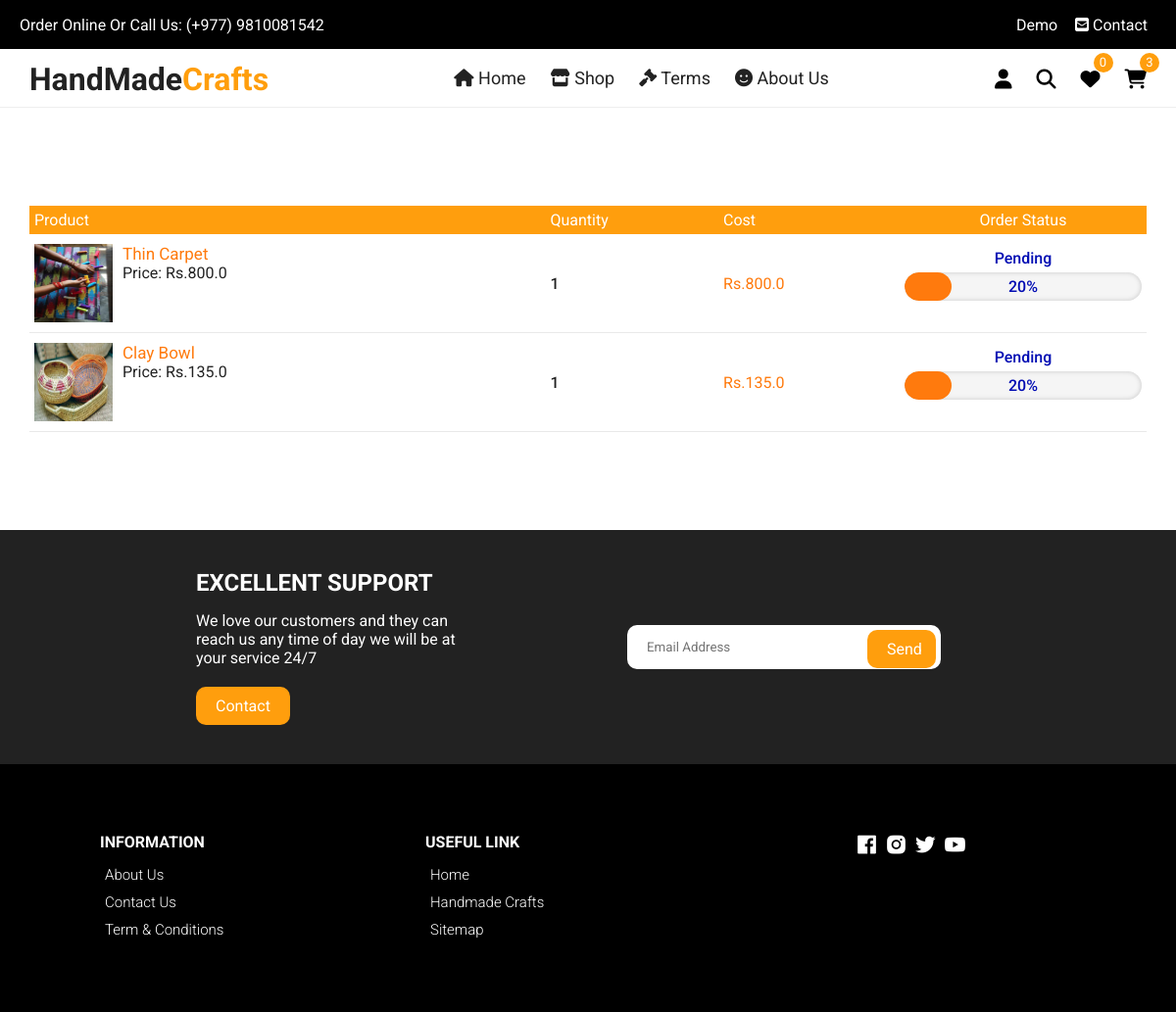
Screenshot of /orders/ (signed in) with the database file from the repository.
### home/models.py (models this page shows, shortened)
class OrderPlaced(models.Model):
    id = models.AutoField(primary_key=True)
    user = models.ForeignKey(User, on_delete=models.CASCADE)
    product = models.ForeignKey(Product, on_delete=models.CASCADE)
    customer = models.ForeignKey(Customer, on_delete=models.CASCADE)
    quantity = models.PositiveIntegerField(default=1)
    total_price = models.PositiveBigIntegerField(default=0)
    ordered_date = models.DateTimeField(auto_now_add=True)
    order_status = models.CharField(max_length=20, choices=STATUS_CHOICES, default='pending')

class Product(models.Model):
    id = models.AutoField(primary_key=True)
    name = models.CharField(max_length=200)
    desc = models.TextField()
    category = models.ForeignKey(Category, on_delete=models.CASCADE)
    weight = models.CharField(max_length=100)
    marked_price = models.FloatField()
    selling_price = models.FloatField()
    available_quantity = models.PositiveIntegerField(default=0)
    photo = models.ImageField(upload_to='products/')
    return_policy = models.CharField(max_length=255)
    slug = models.SlugField()
    tags = models.CharField(max_length=300, default='')
    modified_date = models.DateField(auto_now=True)
    users_wishlist = models.ManyToManyField(User, blank=True, related_name='user_wishlist')

### home/views.py (the view)
# urls.py: path('orders/', orders, name='orders'),
def orders(request):
    if request.user.is_authenticated:
        user = request.user
        orders = OrderPlaced.objects.filter(user=user).order_by('-id')
        products = Product.objects.filter(users_wishlist=user)
        wishlistcount = products.count()
        cartprod = MyCart.objects.filter(user=user)
        cartprodcount = cartprod.count()
    else:
        orders = ''
        wishlistcount = ''
        cartprodcount = ''
    context = {
        'orders':orders,
        'wishlistcount': wishlistcount,
        'cartprodcount': cartprodcount,
    }
    return render(request, 'home/orders.html', context)

### templates/home/orders.html (shortened to what this page needs)
{% extends 'base.html' %}
{% load static %}
{% block maincontent %}
<div class="container cart" style="padding: 0;">
    <table>
      <tr id='carttablerow'>
        <th>Product</th>
        <th>Quantity</th>
        <th>Cost</th>
        <th style="text-align: center;">Order Status</th>
      </tr>
      {% if orders %}
      {% for o in orders %}
      <tr style="border-bottom: 1px solid rgb(233, 233, 233);">
        <td>
          <div class="cart-info">
            <img src="{{o.product.photo.url}}" alt="" />
            <div>
              <span><a href="{% url 'productdetail' o.product.id %}" style="color: #ff7a0d;font-size: 17px;">{{o.product.name}}</a></span> <br />
              <span>Price: Rs.{{o.product.selling_price}}</span>
            </div>
          </div>
        </td>
        <td>
          <p style="font-weight: 500;">{{o.quantity}}</p>
        </td>
        <td><p style="color: #ff7a0d;">Rs.{{o.total_price}}.0</p></td>
        <td class="order-status">
          {% if o.order_status == 'pending' %}
          <p><span class="span-status">Pending</span></p>
          <p><span class="span-percentage pending"><span class="percent">20%</span></span></p>
          {% elif o.order_status == 'received' %}
          <p><span class="span-status">Received</span></p>
          <p><span class="span-percentage received"><span class="percent">40%</span></span></p>
          {% elif o.order_status == 'packed' %}
          <p><span class="span-status">Packed</span></p>
          <p><span class="span-percentage packed"><span class="percent">60%</span></span></p>
          {% elif o.order_status == 'on_the_way' %}
          <p><span class="span-status">On The Way</span></p>
          <p><span class="span-percentage ontheway"><span class="percent">80%</span></span></p>
          {% elif o.order_status == 'delivered' %}
          <p><span class="span-status">Delivered</span></p>
          <p><span class="span-percentage delivered"><span class="percent">100%</span></span></p>
          {% endif %}
        </td>
      </tr>
      {% endfor %}
      {% else %}
      <h3>No orders are placed yet🥺</h3>
      {% if user.is_anonymous %}
        <h3><a style="color: #ff7a0d;" href="{% url 'login' %}">Login</a> or <a style="color: #ff7a0d;" href="{% url 'signup' %}">Signup</a> to place orders😃</h3>
        {% endif %}
      {% endif %}
    </table>
  </div>
{% endblock maincontent %}

### templates/base.html (shortened to what this page needs)
{% load static %}
{% load cache %}
<!DOCTYPE html>
<html lang="en">
  <head>
    <link rel="stylesheet" href="https://cdnjs.cloudflare.com/ajax/libs/Glide.js/3.4.1/css/glide.core.css">
    <link rel="stylesheet" href="https://cdnjs.cloudflare.com/ajax/libs/Glide.js/3.4.1/css/glide.theme.css">
    <link rel="stylesheet" href="{% static 'css/owl.carousel.min.css' %}">
    <link
    href="https://unpkg.com/boxicons@2.0.7/css/boxicons.min.css"
    rel="stylesheet"
    />
      <link rel="stylesheet" href="{% static 'css/styles.css' %}" />
  </head>
  <body>
      <div class="top-nav" style="background-color: black;">
        <div class="d-flex" style="margin: 0 2rem">
          <p>Order Online Or Call Us: (+977) 9810081542</p>
          <ul class="d-flex">
            {% if user.is_anonymous %}
            <li style="padding: 0 4px;"><a href="{% url 'login' %}"><i class="fas fa-sign-in-alt"></i> Login</a></li>
            <li style="padding: 0 4px;"><a href="{% url 'signup' %}"><i class="fas fa-sign-out-alt" style="transform: rotate(-90deg);"></i> Signup</a></li>
            {% else %}
            <li style="padding: 0 4px;"><a href="{% url 'profile' user.id %}">{% if user.first_name%}{{user.first_name}}{% else %}{{user.username}}{% endif %}</a></li>
            {% endif %}
            <li style="padding: 0 4px;"><a href="{% url 'contact' %}"><i class="fas fa-envelope-square"></i> Contact</a></li>
          </ul>
        </div>
      </div>
      <div class="navigation">
        <div class="nav-center d-flex">
        <a href="/" class="logo"><h1>HandMade<span style="color: #ff9e0d;">Crafts</span></h1></a>
          <ul class="nav-list d-flex" style="overflow-y: auto;">
            <li class="nav-item">
              <a href="{% url 'home' %}" class="nav-link"><i class="fas fa-home"></i> Home</a>
            </li>
            <li class="nav-item">
              <a href="{% url 'products' %}" class="nav-link"><i class="fas fa-store"></i> Shop </a>
            </li>
            <li class="nav-item">
            <a href="{% url 'terms' %}" class="nav-link"><i class="fas fa-gavel"></i> Terms</a>
            </li>
            <li class="nav-item">
              <a href="{% url 'about' %}" class="nav-link"><i class="fas fa-smile"></i> About Us</a>
            </li>
          </ul>
          <div class="icons d-flex" style="margin-right: 20px;">
            {% if user.is_authenticated %}
            <div class="icon show-prof">
              <i class="fas fa-user"></i>
            </div>
            {% endif %}
            <div class="icon">
              <i class="fas fa-search search-icon"></i>
            </div>
            {% if user.is_authenticated %}
            {% if wishlistcount %}
            <a href="{% url 'wishlist' %}" class="icon">
              <i class="fas fa-heart"></i>
              <span class="d-flex wishlistcounter">{{wishlistcount}}</span>
            </a>
            {% elif wishlistcount == 0 %}
            <a href="{% url 'wishlist' %}" class="icon">
              <i class="fas fa-heart"></i>
              <span class="d-flex wishlistcounter">0</span>
            </a>
            {% else %}
            <a href="{% url 'wishlist' %}" class="icon">
              <i class="fas fa-heart"></i>
            </a>
            {% endif %}
            {% else %}
            <a href="{% url 'wishlist' %}" class="icon">
              <i class="fas fa-heart"></i>
              <span class="d-flex wishlistcounter">0</span>
            </a>
            {% endif %}
            {% if user.is_authenticated %}
            {% if cartprodcount > 0 %}
            <a href="{% url 'cart' %}" class="icon">
              <i class="fas fa-shopping-cart"></i>
              <span class="d-flex cartproductcount">{{cartprodcount}}</span>
            </a>
            {% elif cartprodcount == 0 %}
            <a href="{% url 'cart' %}" class="icon">
              <i class="fas fa-shopping-cart"></i>
              <span class="d-flex cartproductcount">0</span>
            </a>
            {% else %}
            <a href="{% url 'cart' %}" class="icon">
              <i class="fas fa-shopping-cart"></i>
            </a>
            {% endif %}
            {% else %}
            <a href="{% url 'cart' %}" class="icon">
              <i class="fas fa-shopping-cart"></i>
              <span class="d-flex">0</span>
            </a>
            {% endif %}
          </div>
        </div>
      </div>
    {% block maincontent %}
    {% endblock maincontent %}
    <section class="section contact">
      <div class="row">
        <div class="col">
          <h2>EXCELLENT SUPPORT</h2>
          <p>We love our customers and they can reach us any time
          of day we will be at your service 24/7</p>
          <a href="{% url 'contact' %}" class="btn btn-1">Contact</a>
        </div>
        <div class="col">
          <form action="{% url 'subscription_email' %}" method="post">
            <div>
              <input type="email" placeholder="Email Address" name='email' required>
              <input type="submit" value="Send">
            </div>
          </form>
        </div>
      </div>
    </section>
    <footer class="footer" style="background-color: black;">
      <div class="row">
        <div class="col d-flex">
          <h4>INFORMATION</h4>
          <a href="{% url 'about' %}">About Us</a>
          <a href="{% url 'contact' %}">Contact Us</a>
          <a href="{% url 'terms' %}">Term & Conditions</a>
        </div>
        <div class="col d-flex">
          <h4>USEFUL LINK</h4>
          <a href="{% url 'home' %}">Home</a>
          <a href="{% url 'products' %}">Handmade Crafts</a>
          <a href="{% url 'django.contrib.sitemaps.views.sitemap' %}">Sitemap</a>
        </div>
        <div class="col d-flex">
          <span><i class='bx bxl-facebook-square'></i></span>
          <span><i class='bx bxl-instagram-alt' ></i></span>
          <span><i class='bx bxl-twitter' ></i></span>
          <span><i class='bx bxl-youtube' ></i></span>
        </div>
      </div>
    </footer>
  </body>
</html>

### templates/base.html (style rules this page uses)
input:read-only { background: #efe; }

### rows the page displays
OrderPlaced: product.photo (picture), product.name "Thin Carpet", product.selling_price "800.0", quantity "1", total_price "800", order_status "Pending"
OrderPlaced: product.photo (picture), product.name "Clay Bowl", product.selling_price "135.0", quantity "1", total_price "135", order_status "Pending"

### other values shown
{{ user.first_name }} "Demo"
{{ cartprodcount }} "3"
